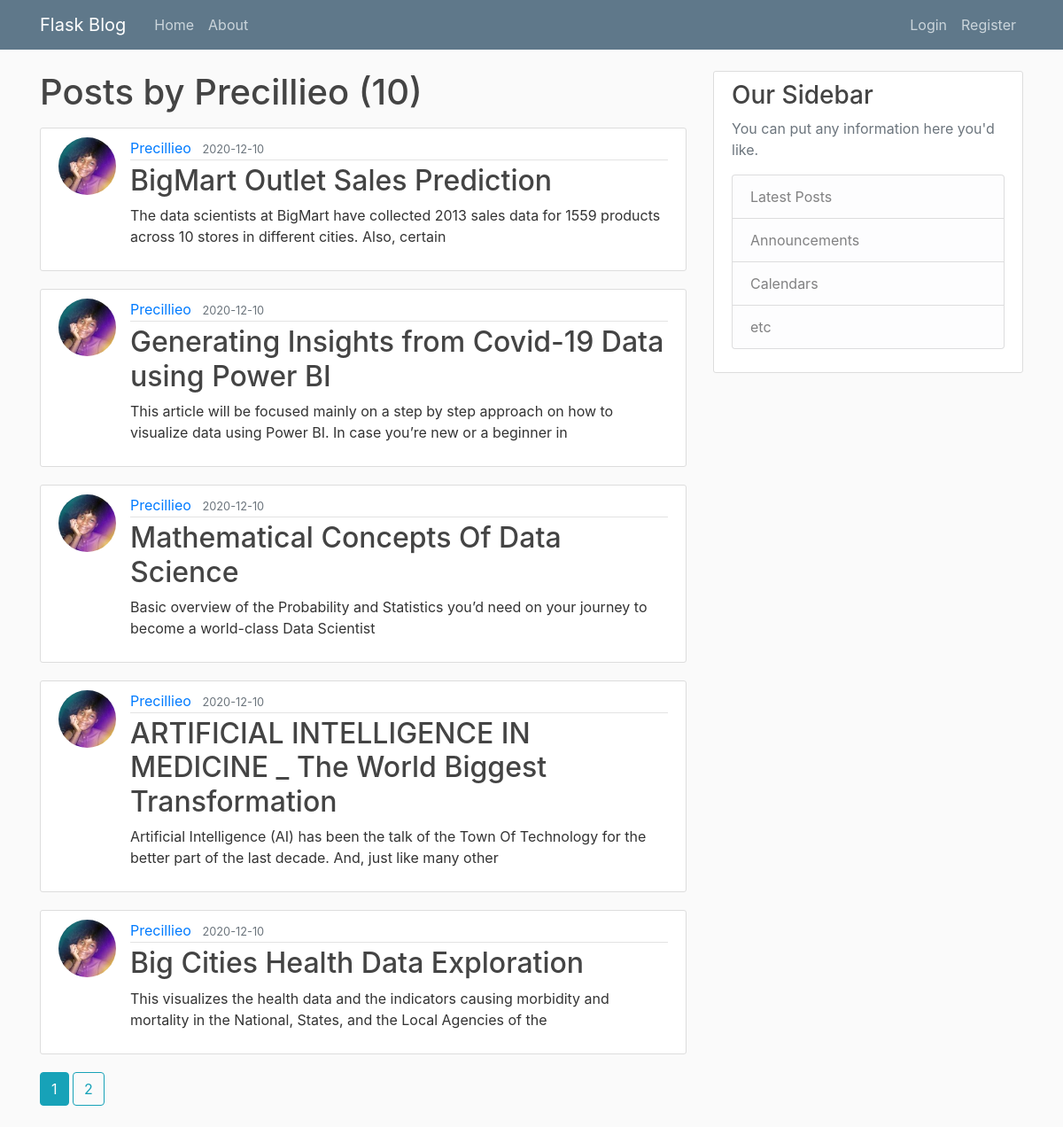
The page /user/Precillieo on the database its author committed.
### flaskblog/models.py (models this page shows, shortened)
class User(db.Model, UserMixin):
	id= db.Column(db.Integer, primary_key= True)
	username= db.Column(db.String(20), unique= True, nullable= False)
	email= db.Column(db.String(120), unique= True, nullable= False)
	image= db.Column(db.String(20), nullable= False, default= 'default.jpg')
	password= db.Column(db.String(60), nullable= False)
	posts= db.relationship('Post', backref= 'author', lazy= True)

class Post(db.Model):
	id= db.Column(db.Integer, primary_key= True)
	title= db.Column(db.String(100), nullable= False)
	date_posted= db.Column(db.DateTime, nullable= False, default= datetime.utcnow)
	content= db.Column(db.Text, nullable= False)
	user_id= db.Column(db.Integer, db.ForeignKey('user.id'), nullable= False)

### flaskblog/users/routes.py (the view)
@users.route("/user/<string:username>")
def user_posts(username):
	page= request.args.get('page', 1, type= int)
	user= User.query.filter_by(username= username).first_or_404()
	posts= Post.query.filter_by(author= user)\
		.order_by(Post.date_posted.desc())\
		.paginate(page= page, per_page= 5)
	return render_template('user_post.html', posts= posts, user= user)

### flaskblog/templates/user_post.html (shortened to what this page needs)
{% extends "layout.html" %}
{% block content %}
	<h1 class= "mb-3"> Posts by {{ user.username }} ({{ posts.total }})</h1>
	{% for post in posts.items %}
		<article class="media content-section">
			<img class= "rounded-circle article-img" src="{{ url_for('static', filename= 'profile_pic/' + post.author.image) }}">
		  <div class="media-body">
		    <div class="article-metadata">
		      <a class="mr-2" href="{{ url_for('users.user_posts', username= post.author.username) }}">{{ post.author.username }}</a>
		      <small class="text-muted">{{ post.date_posted.strftime('%Y-%m-%d') }}</small>
		    </div>
		    <h2><a class="article-title" href="{{ url_for('posts.post', post_id = post.id) }}">{{ post.title }}</a></h2>
		    <p class="article-content">{{ post.content }}</p>
		  </div>
		</article>
	{% endfor %}
	{% for page_num in posts.iter_pages(left_edge= 1, right_edge= 1, left_current= 1, right_current= 2) %}
		{% if page_num %}
		  {% if posts.page == page_num %}
			<a class= "btn btn-info mb-4" href="{{ url_for('users.user_posts', username= user.username, page= page_num) }}">{{ page_num }}</a>
		  {% else %}
		    <a class= "btn btn-outline-info mb-4" href="{{ url_for('users.user_posts', username= user.username, page= page_num) }}">{{ page_num }}</a>
		  {% endif %}
		{% endif %}
	{% endfor%}
{% endblock %}

### flaskblog/static/main.css (style rules this page uses)
body { background: #fafafa; color: #333333; margin-top: 5rem; }
h1, h2, h3, h4, h5, h6 { color: #444444; }
.content-section { background: #ffffff; padding: 10px 20px; border: 1px solid #dddddd; border-radius: 3px; margin-bottom: 20px; }
.article-title { color: #444444; }
.article-content { white-space: pre-line; }
.article-img { height: 65px; width: 65px; margin-right: 16px; }
.article-metadata { padding-bottom: 1px; margin-bottom: 4px; border-bottom: 1px solid #e3e3e3 }

### rows shown on the page
User: username "Precillieo"
Post: image (picture), author.username "Precillieo", date_posted "2020-12-10", title "BigMart Outlet Sales Prediction", content "The data scientists at BigMart have collected 2013 sales data for 1559 products across 10 stores in different cities. Also, certain"
Post: image (picture), author.username "Precillieo", date_posted "2020-12-10", title "Generating Insights from Covid-19 Data using Power BI", content "This article will be focused mainly on a step by step approach on how to visualize data using Power BI. In case you’re new or a beginner in"
Post: image (picture), author.username "Precillieo", date_posted "2020-12-10", title "Mathematical Concepts Of Data Science", content "Basic overview of the Probability and Statistics you’d need on your journey to become a world-class Data Scientist"
Post: image (picture), author.username "Precillieo", date_posted "2020-12-10", title "ARTIFICIAL INTELLIGENCE IN MEDICINE _ The World Biggest Transformation", content "Artificial Intelligence (AI) has been the talk of the Town Of Technology for the better part of the last decade. And, just like many other"
Post: image (picture), author.username "Precillieo", date_posted "2020-12-10", title "Big Cities Health Data Exploration", content "This visualizes the health data and the indicators causing morbidity and mortality in the National, States, and the Local Agencies of the"

### other values the page prints
{{ posts.total }} "10"
{{ page_num }} "1"
{{ page_num }} "2"
